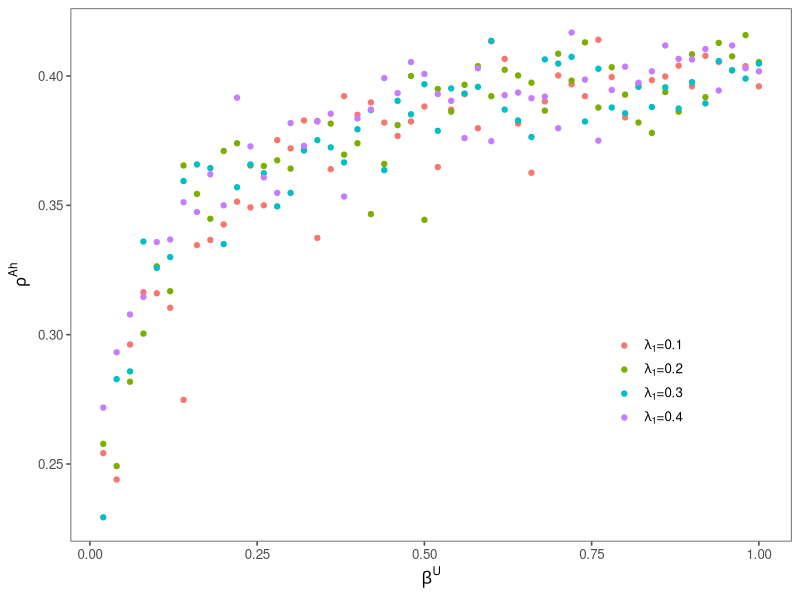
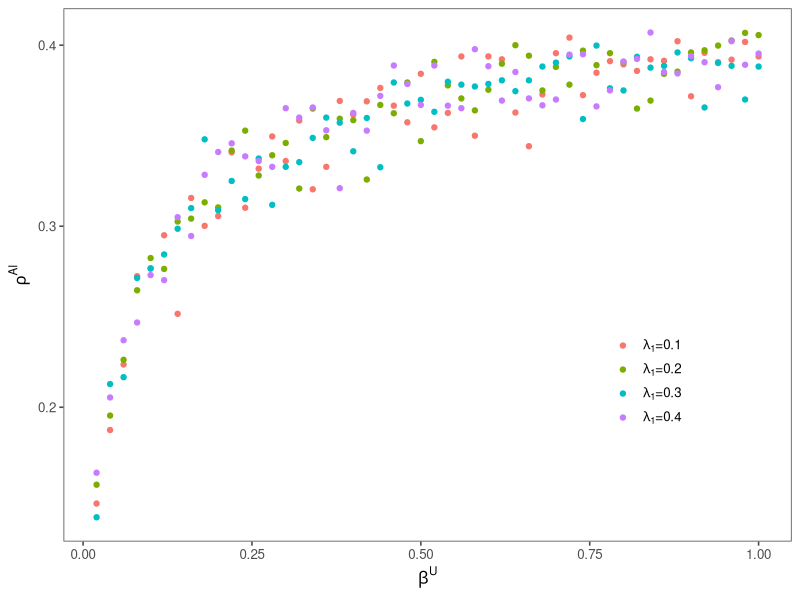
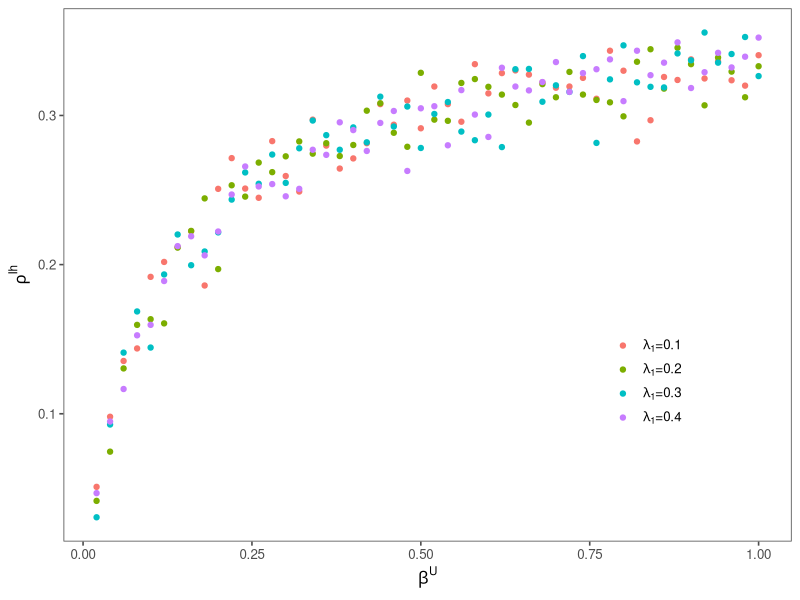
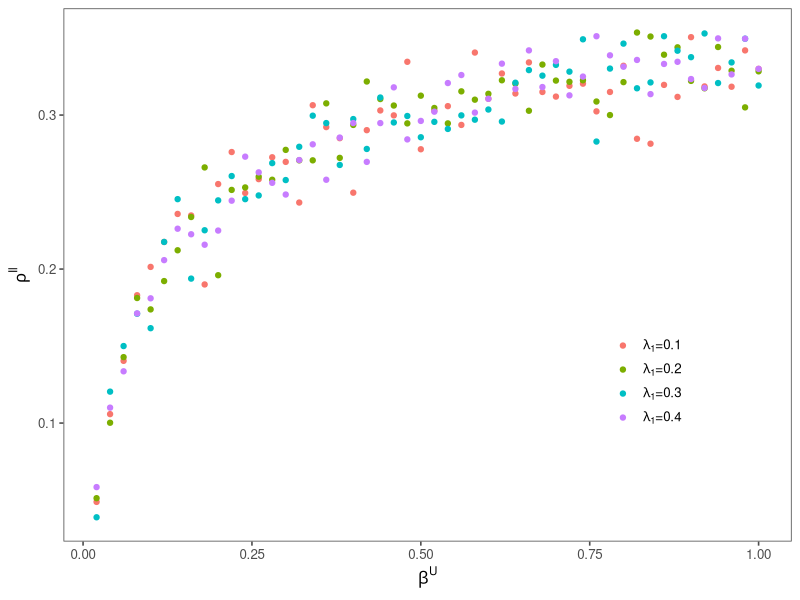
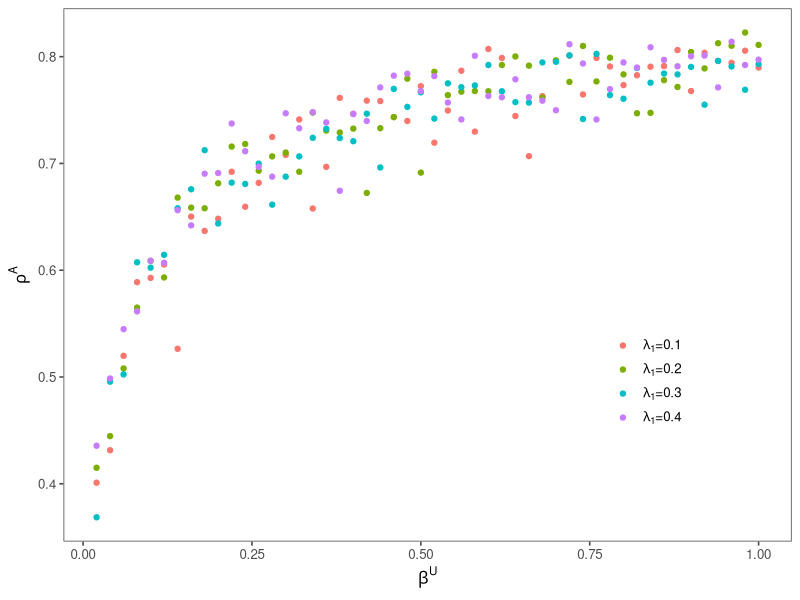
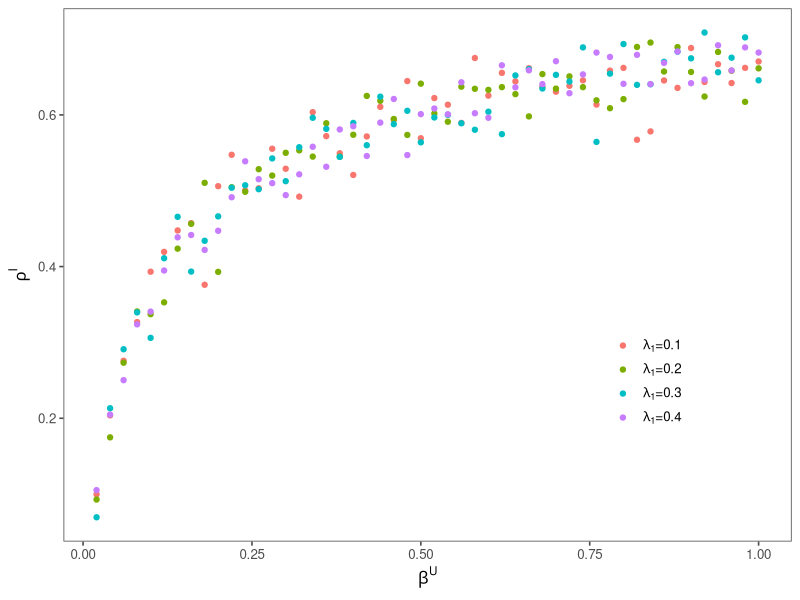
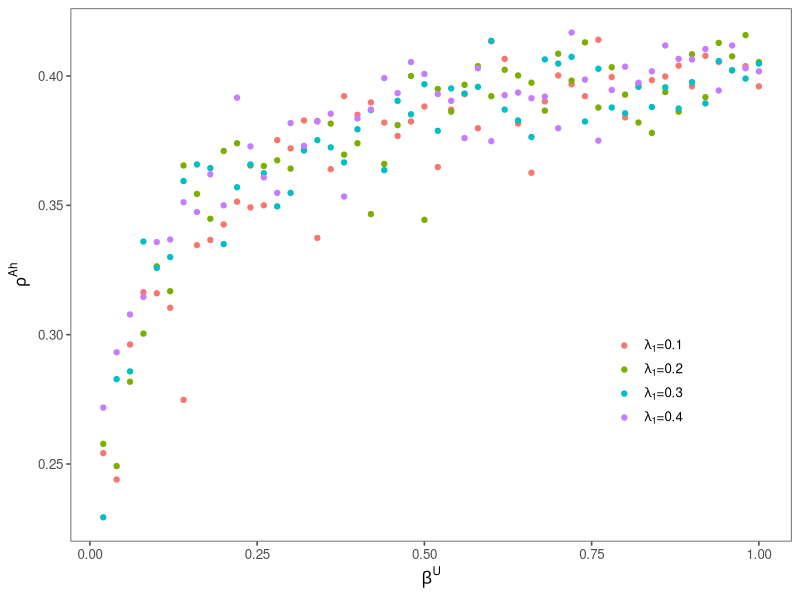
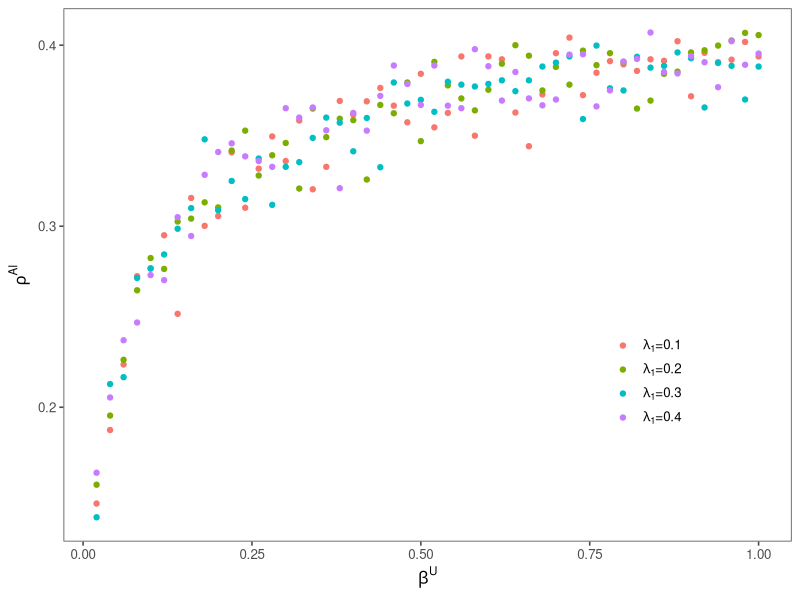

These figures' R source, in order:
suppressPackageStartupMessages(suppressWarnings({
  library(igraph)
  library(progress)
  library(magrittr)
  library(tidyverse)
  library(ggthemes)
  library(RColorBrewer)
  library(parallel)
  library(foreach)
  library(doParallel)
  library(tidyr)
  library(ggplot2)
}))

a<-Sys.time()


setwd(dirname(rstudioapi::getActiveDocumentContext()$path))
getwd()

lamda01<-read.csv("MC_lamda1_01.csv") %>% 
  mutate(parameter=rep("lamda1=0.1",50))

lamda02<-read.csv("MC_lamda1_02.csv") %>% 
  mutate(parameter=rep("lamda1=0.2",50))

lamda03<-read.csv("MC_lamda1_03.csv") %>% 
  mutate(parameter=rep("lamda1=0.3",50))

lamda04<-read.csv("MC_lamda1_04.csv") %>% 
  mutate(parameter=rep("lamda1=0.4",50))

data<-rbind(lamda01,lamda02,lamda03,lamda04)

remove(lamda01,lamda02,lamda03,lamda04)

#1. rho_Ah
df<-data[,c(1,4,8)]

ggplot(df,aes(x=beta_U,y=rho_Ah,color=parameter))+
  geom_point(key_glyph=draw_key_point)+
  theme_few()+
  #ylim(0,1)+
  xlab(expression(beta^U))+
  ylab(expression(rho^Ah))+
  scale_color_discrete(labels=c(expression(paste(lambda[1],"=0.1")),
                                expression(paste(lambda[1],"=0.2")),
                                expression(paste(lambda[1],"=0.3")),
                                expression(paste(lambda[1],"=0.4"))))+
  theme(legend.title=element_blank(),
        legend.position = c(0.8,0.3)) 

ggsave("exp1rhoAh.png",width=12, height=8,units="cm",dpi = 600)


#2. rho_Al
df<-data[,c(1,6,8)]

ggplot(df,aes(x=beta_U,y=rho_Al,color=parameter))+
  geom_point()+
  theme_few()+
  #ylim(0,1)+
  xlab(expression(beta^U))+
  ylab(expression(rho^Al))+
  scale_color_discrete(labels=c(expression(paste(lambda[1],"=0.1")),
                                expression(paste(lambda[1],"=0.2")),
                                expression(paste(lambda[1],"=0.3")),
                                expression(paste(lambda[1],"=0.4"))))+
  theme(legend.title=element_blank(),
        legend.position = c(0.8,0.3)) 

ggsave("exp1rhoAl.png",width=12, height=8,units="cm",dpi = 600)



#3. rho_Ih
df<-data[,c(1,5,8)]

ggplot(df,aes(x=beta_U,y=rho_Ih,color=parameter))+
  geom_point()+
  theme_few()+
  #ylim(0,1)+
  xlab(expression(beta^U))+
  ylab(expression(rho^Ih))+
  scale_color_discrete(labels=c(expression(paste(lambda[1],"=0.1")),
                                expression(paste(lambda[1],"=0.2")),
                                expression(paste(lambda[1],"=0.3")),
                                expression(paste(lambda[1],"=0.4"))))+
  theme(legend.title=element_blank(),
        legend.position = c(0.8,0.3)) 

ggsave("exp1rhoIh.png",width=12, height=8,units="cm",dpi = 600)



#4. rho_Il
df<-data[,c(1,7,8)]

ggplot(df,aes(x=beta_U,y=rho_Il,color=parameter))+
  geom_point()+
  theme_few()+
  #ylim(0,1)+
  xlab(expression(beta^U))+
  ylab(expression(rho^Il))+
  scale_color_discrete(labels=c(expression(paste(lambda[1],"=0.1")),
                                expression(paste(lambda[1],"=0.2")),
                                expression(paste(lambda[1],"=0.3")),
                                expression(paste(lambda[1],"=0.4"))))+
  theme(legend.title=element_blank(),
        legend.position = c(0.8,0.3)) 

ggsave("exp1rhoIl.png",width=12, height=8,units="cm",dpi = 600)



#5. rho_A
df<-data[,c(1,2,8)]

ggplot(df,aes(x=beta_U,y=rho_A,color=parameter))+
  geom_point()+
  theme_few()+
  #ylim(0,1)+
  xlab(expression(beta^U))+
  ylab(expression(rho^A))+
  scale_color_discrete(labels=c(expression(paste(lambda[1],"=0.1")),
                                expression(paste(lambda[1],"=0.2")),
                                expression(paste(lambda[1],"=0.3")),
                                expression(paste(lambda[1],"=0.4"))))+
  theme(legend.title=element_blank(),
        legend.position = c(0.8,0.3)) 

ggsave("exp1rhoA.png",width=12, height=8,units="cm",dpi = 600)


#6. rho_I
df<-data[,c(1,3,8)]

ggplot(df,aes(x=beta_U,y=rho_I,color=parameter))+
  geom_point()+
  theme_few()+
  #ylim(0,1)+
  xlab(expression(beta^U))+
  ylab(expression(rho^I))+
  scale_color_discrete(labels=c(expression(paste(lambda[1],"=0.1")),
                                expression(paste(lambda[1],"=0.2")),
                                expression(paste(lambda[1],"=0.3")),
                                expression(paste(lambda[1],"=0.4"))))+
  theme(legend.title=element_blank(),
        legend.position = c(0.8,0.3)) 

ggsave("exp1rhoI.png",width=12, height=8,units="cm",dpi = 600)


b<-Sys.time()
a;b;b-a
